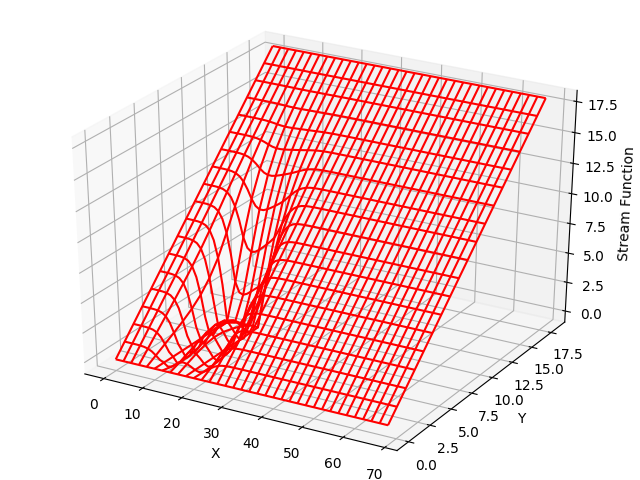

The script that drew this image:
import matplotlib.pylab as p
from mpl_toolkits.mplot3d import Axes3D
from numpy import *

print("Working, wait for the figure after 100 iterations")

Nxmax = 70
Nymax = 20
IL = 10
H = 8
T = 8
h = 1.
u = zeros((Nxmax + 1, Nymax + 1), float)  # Stream
w = zeros((Nxmax + 1, Nymax + 1), float)  # Vorticity
V0 = 1.0
omega = 0.1
nu = 1.
iter = 0
R = V0 * h / nu


def borders():
    for i in range(0, Nxmax + 1):  # Init stream
        for j in range(0, Nymax + 1):  # Init vorticity
            w[i, j] = 0.
            u[i, j] = j * V0
    for i in range(0, Nxmax + 1):  # Fluid surface
        u[i, Nymax] = u[i, Nymax - 1] + V0 * h
        w[i, Nymax - 1] = 0.
    for j in range(0, Nymax + 1):
        u[1, j] = u[0, j]
        w[0, j] = 0.  # Inlet
    for i in range(0, Nxmax + 1):  # Centerline
        if i <= IL and i >= IL + T:
            u[i, 0] = 0.
            w[i, 0] = 0.
    for j in range(1, Nymax):  # Outlet
        w[Nxmax, j] = w[Nxmax - 1, j]
        u[Nxmax, j] = u[Nxmax - 1, j]


def beam():  # BC for beam
    for j in range(0, H + 1):  # Sides
        w[IL, j] = - 2 * u[IL - 1, j] / (h * h)  # Front
        w[IL + T, j] = - 2 * u[IL + T + 1, j] / (h * h)  # Back
    for i in range(IL, IL + T + 1):
        w[i, H - 1] = - 2 * u[i, H] / (h * h)
    for i in range(IL, IL + T + 1):
        for j in range(0, H + 1):
            u[IL, j] = 0.  # Front
            u[IL + T, j] = 0.  # Back
            u[i, H] = 0  # Top


def relax():  # Relax stream
    beam()  # Reset
    for i in range(1, Nxmax):  # Relax stream
        for j in range(1, Nymax):
            r1 = omega * ((u[i + 1, j] + u[i - 1, j] + u[i, j + 1] + u[i, j - 1]
                           + h * h * w[i, j]) / 4 - u[i, j])
            u[i, j] += r1
    for i in range(1, Nxmax):  # Relax vorticity
        for j in range(1, Nymax):
            a1 = w[i + 1, j] + w[i - 1, j] + w[i, j + 1] + w[i, j - 1]
            a2 = (u[i, j + 1] - u[i, j - 1]) * (w[i + 1, j] - w[i - 1, j])
            a3 = (u[i + 1, j] - u[i - 1, j]) * (w[i, j + 1] - w[i, j - 1])
            r2 = omega * ((a1 - (R / 4.) * (a2 - a3)) / 4. - w[i, j])
            w[i, j] += r2


borders()
while (iter <= 100):
    iter += 1
    if iter % 10 == 0:
        print(iter)
    relax()
for i in range(0, Nxmax + 1):
    for j in range(0, Nymax + 1):
        u[i, j] = u[i, j] / V0 / h
x = range(0, Nxmax - 1)
y = range(0, Nymax - 1)
X, Y = p.meshgrid(x, y)


def functz(u):  # Stream flow
    z = u[X, Y]
    return z


Z = functz(u)
fig = p.figure()
ax = Axes3D(fig)
ax.plot_wireframe(X, Y, Z, color='r')
ax.set_xlabel('X')
ax.set_ylabel('Y')
ax.set_zlabel('Stream Function')
p.show()
